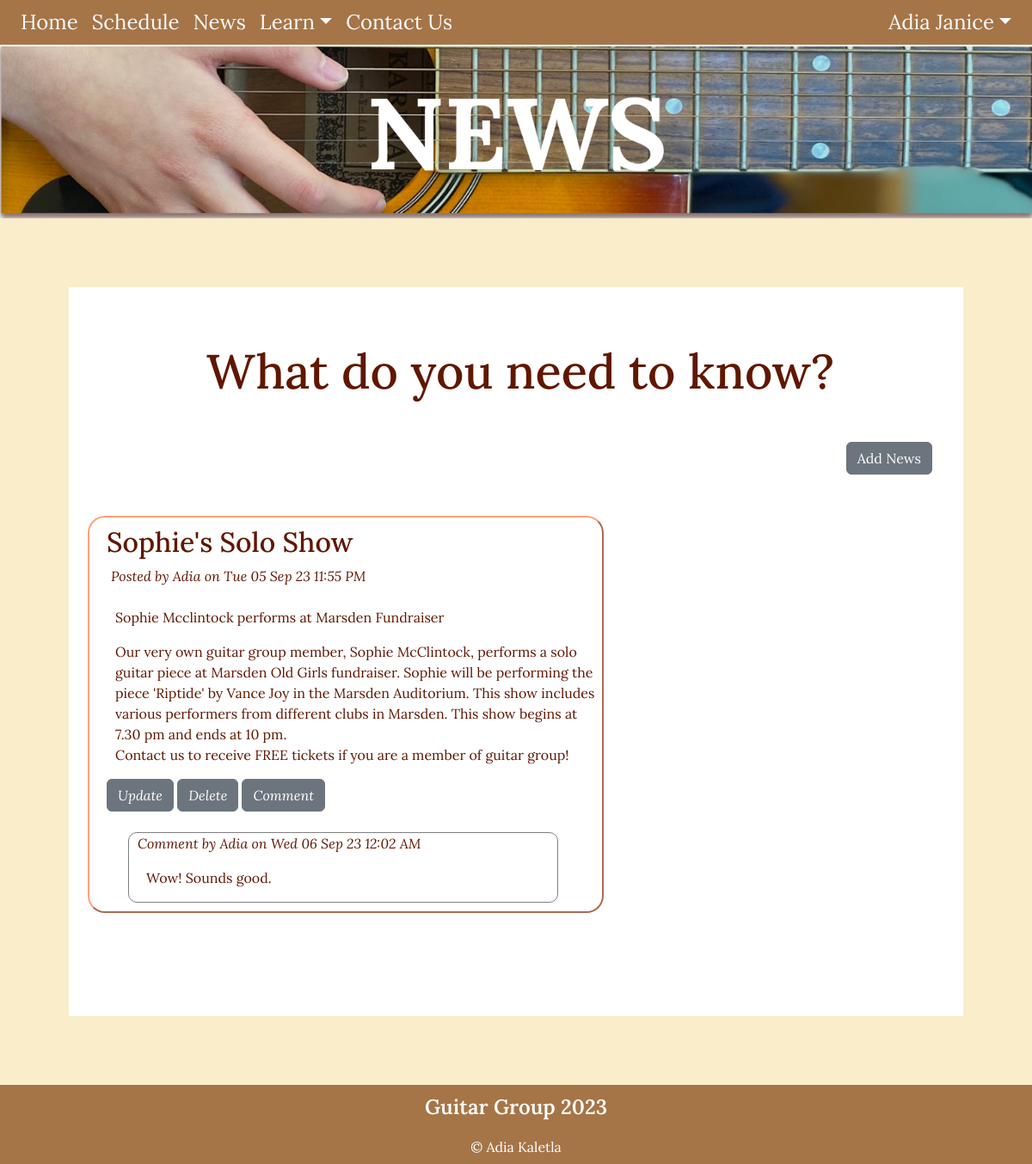
The page /news (signed in) on the database its author committed.
### tables this page shows
CREATE TABLE news(
    news_id integer primary key autoincrement not null,
    title text not null unique,
    subtitle text not null unique,
    content text not null unique,
    newsdate date not null,
    member_id integer,
    foreign key(member_id) references member(member_id)
);

CREATE TABLE member(
    member_id integer primary key autoincrement not null,
    first_name text not null,
    last_name text not null,
    email text not null unique,
    password text not null,
    authorisation integer not null
);

CREATE TABLE comments(

comment_id integer primary key autoincrement not null,
comment text not null,
comment_date date not null,
commenter_id integer,
news_tag_id integer,
foreign key (commenter_id) references member(member_id),
foreign key (news_tag_id) references news(news_id)
);

### server.py (the view)
@app.route('/news')
def news():
    sql = """select news.news_id, news.title, news.subtitle, news.content, news.newsdate, member.first_name
                from news
                join member on news.member_id = member.member_id
                order by news.newsdate desc;
          """
    result = run_search_query_tuples(sql, (), db_path, True)
    print(result)
    sql = """select comments.comment, comments.comment_date, comments.commenter_id,
                    comments.news_tag_id, member.first_name
                from comments
                join news on news.news_id = comments.news_tag_id
                join member on comments.commenter_id = member.member_id
                order by comments.comment_id asc;
          """
    comms = run_search_query_tuples(sql, (), db_path, True)
    print(comms)
    return render_template("news.html", news=result, comments=comms)

### db_functions.py (called while the page is built)
def run_search_query_tuples(sql_query, values_tuple, file_path, rowfactory=False):
    try:
        db = sqlite3.connect(file_path)
        if rowfactory:
            db.row_factory = sqlite3.Row
        cursor = db.cursor()
        cursor.execute(sql_query, values_tuple)
        result = cursor.fetchall()
        cursor.close()
    except sqlite3.Error as error:
        print("Error running search query tuples: {}".format(error))
        return None
    db.close()
    if result is None:
        print("No search values were found")
    return result

### server.py (called while the page is built)
@app.template_filter()
def news_date(sqlite_dt):
    x = datetime.strptime(sqlite_dt, '%Y-%m-%d %H:%M:%S')
    return x.strftime("%a %d %b %y %I:%M %p")

### templates/news.html (shortened to what this page needs)
{% extends "layout.html" %}
{% block banner%}
static/images/newsbanner.jpg
{% endblock %}
{% block content%}
<div class="news-box">
    <div class="news-text">
        <div class="container-lg py-sm-5 py-1">
            <h1>What do you need to know?</h1>
            {% if session['auth'] == 0 %}
                <div class="news p-4 my-4 text-end">
                    <a class="btn btn-secondary" href="{{ url_for('news_cud', id=0, task='add') }}">Add News</a>
                </div>
            {% endif %}
            {% for row in news %}
                <div class="container-lg2">
                    <h2> {{ row['title'] }} </h2>
                    <div class="news-meta" style="padding-left: 5px"> Posted by {{ row['first_name'] }} on {{ row['newsdate'] | news_date }} </div>
                    <br>
                    <p class="subtitle" style="padding-left: 10px"> {{ row['subtitle'] }} </p>
                    <p class="news-text"> {{ row['content'] | replace("\n", "<br>") | safe}} </p>
                    <div class="news-meta">
                        {% if session['auth'] == 0 %}
                            <a class="btn btn-secondary" href="{{ url_for('news_cud', id=row['news_id'], task='update') }}">Update</a>
                            <a class="btn btn-secondary" href="{{ url_for('news_cud', id=row['news_id'], task='delete') }}">Delete</a>
                        {% endif %}
                        {% if session %}
                        <a class="btn btn-secondary" href="{{ url_for('news_cud', id=row['news_id'], task='comment') }}">Comment</a>
                        {% endif %}
                    </div>
                    {% for comms in comments %}
                        {% if comms['news_tag_id'] == row['news_id'] %}
                            <br>
                            <div style="padding-left: 25px">
                            <div class="comms-container">
                                <p class="news-meta"> Comment by {{ comms['first_name'] }} on {{ comms['comment_date'] | news_date }}</p>
                                <p class="news-text"> {{ comms['comment'] }}</p>
                            </div></div>
                        {% endif %}
                    {% endfor %}
                </div>
                <br><br><br>
            {% endfor %}
        </div>
    </div>
</div>
{% endblock %}

### static/styles.css (style rules this page uses)
:root { --dutch-white: rgb(250, 237, 202); --charcol: rgb(54, 70, 82); --chamoisee: rgb(165, 117, 72); --black-bean: rgb(43, 5, 4); --blood-red: rgb(96, 23, 0); }
body { font-family: 'Lora', sans-serif; font-size: 100%; background-color: var(--dutch-white); }
h1 { font-size: 3.5em; color:var(--blood-red); text-align: center; font-weight: 500; margin: 0.3em; }
h2 { font-size: 2em; color:var(--blood-red); text-align: left; font-weight: 500; }
.container-lg { background-color:rgb(255,255,255); overflow: auto; }
.container-lg2 { border: 2px outset lightsalmon; border-radius: 20px; padding-left: 20px; padding-top: 10px; padding-bottom: 10px; width: 600px; overflow: auto; }
.comms-container { padding-left: 10px; border: 1px solid grey; width: 500px; overflow: auto; border-radius: 10px; }
.news-box { background-color: white; margin: 5em; }
.news-text { padding-left: 10px; font-size: 1em; text-align: left; color: var(--blood-red); }
.news-meta { // font-size: 2em; font-style: italic; }

### rows shown on the page
news: title "Sophie's Solo Show", first_name "Adia", newsdate|news_date "Tue 05 Sep 23 11:55 PM", subtitle "Sophie Mcclintock performs at Marsden Fundraiser", content "Our very own guitar group member, Sophie McClintock, performs a solo guitar piece at Marsden Old Girls fundraiser. Sophie will be performing the piece 'Riptide' by Vance Joy in the Marsden Auditorium. This show includes various performers from different clubs in Marsden. This show begins at 7.30 pm and ends at 10 pm. Contact us to receive FREE tickets if you are a member of guitar group!"
comments: first_name "Adia", comment_date|news_date "Wed 06 Sep 23 12:02 AM", comment "Wow! Sounds good."

### other values the page prints
{{ session['name'] }} "Adia Janice"
